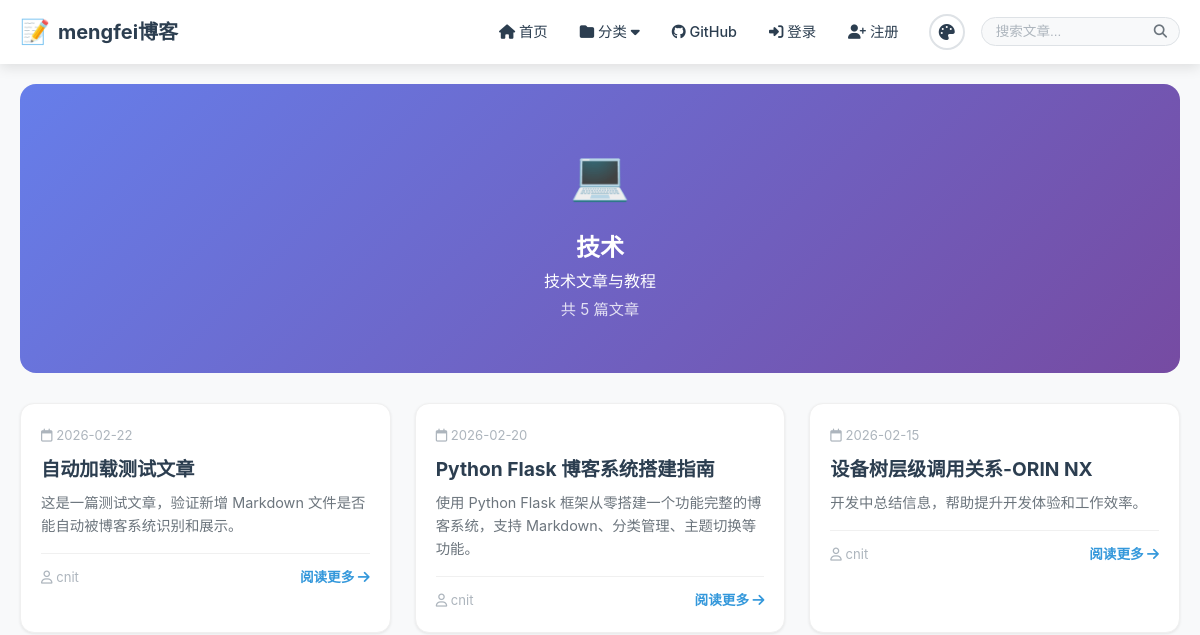
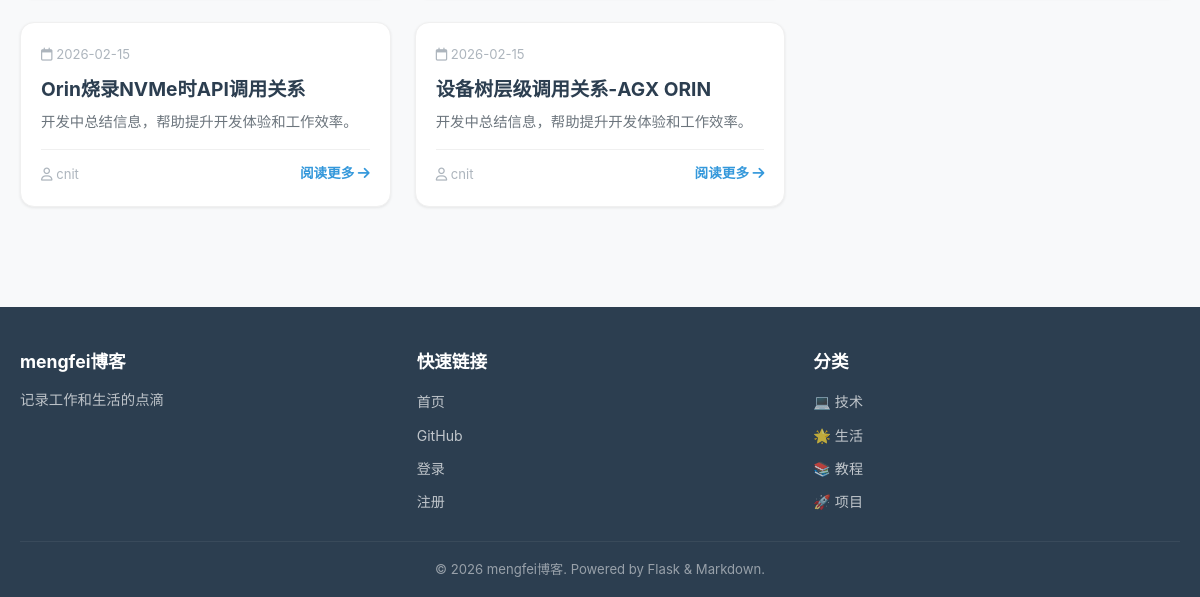
The app's page /category/tech, older data (2 pictures, top to bottom).
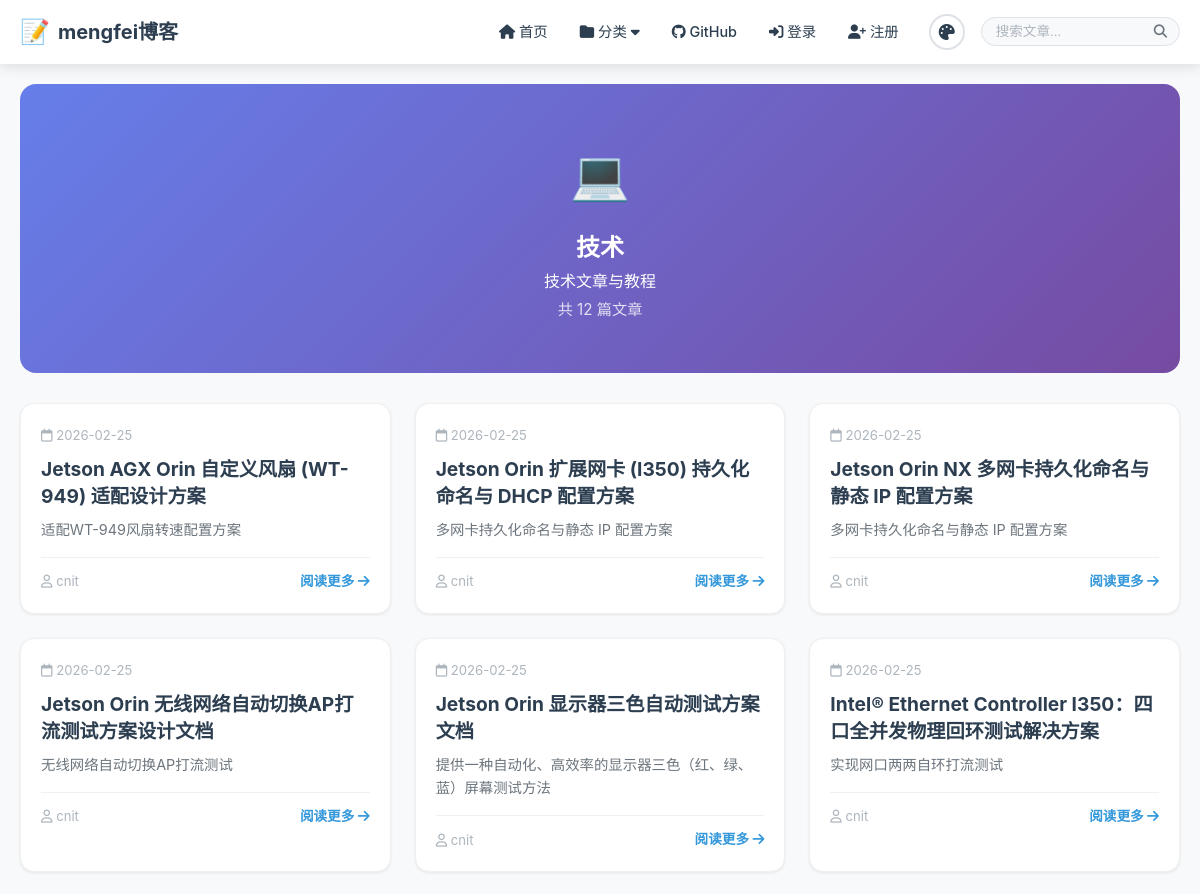
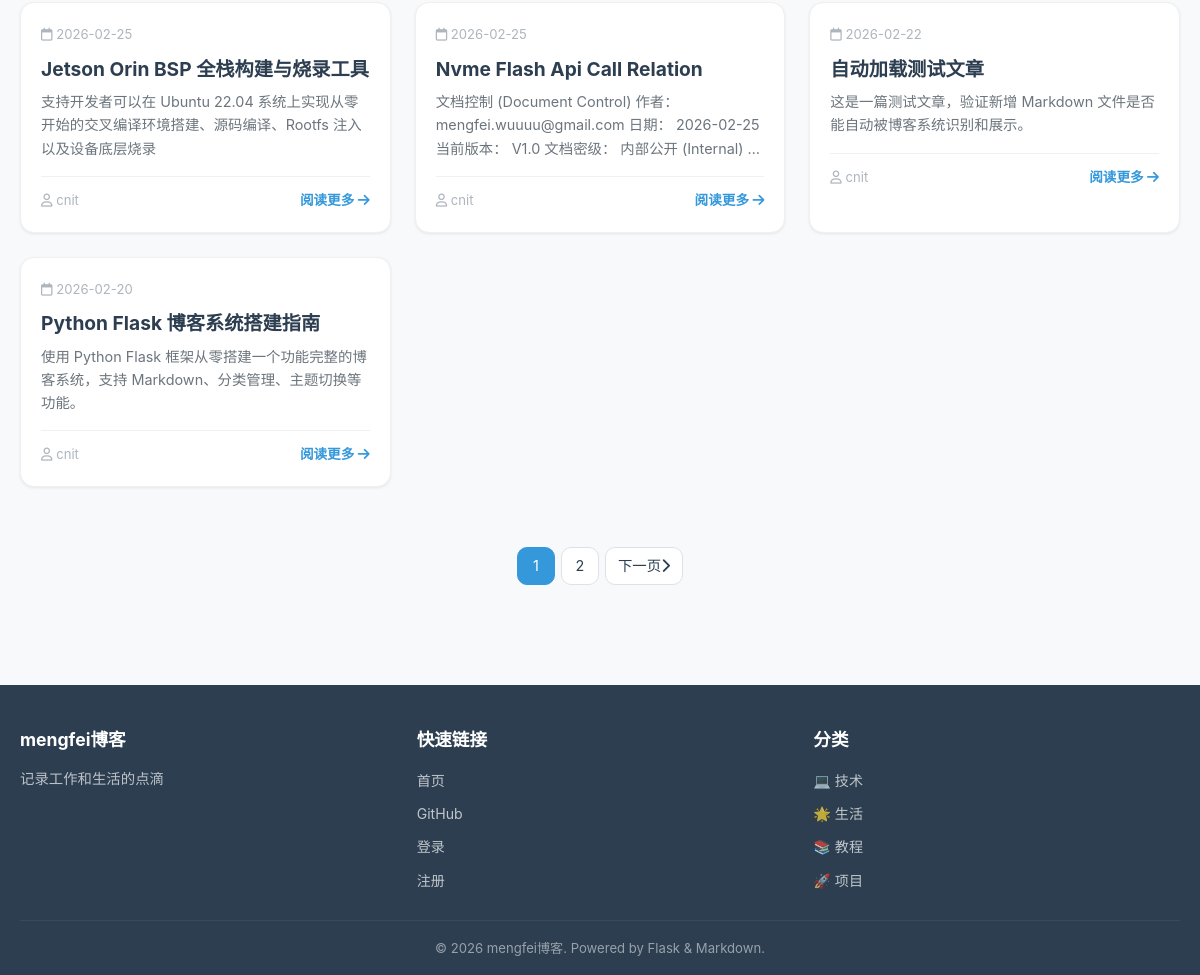
The same page, newer data (2 pictures, top to bottom).
### models/__init__.py (models this page shows, shortened)
class Post(db.Model):
    __tablename__ = 'posts'
    id = db.Column(db.Integer, primary_key=True)
    title = db.Column(db.String(200), nullable=False)
    slug = db.Column(db.String(200), unique=True, nullable=False)
    content = db.Column(db.Text, nullable=False)
    summary = db.Column(db.Text, default='')
    cover_image = db.Column(db.String(256), default='')
    is_published = db.Column(db.Boolean, default=True)
    is_from_file = db.Column(db.Boolean, default=False)
    file_path = db.Column(db.String(500), default='')
    view_count = db.Column(db.Integer, default=0)
    created_at = db.Column(db.DateTime, default=datetime.utcnow, index=True)
    updated_at = db.Column(db.DateTime, default=datetime.utcnow, onupdate=datetime.utcnow)
    author_id = db.Column(db.Integer, db.ForeignKey('users.id'))
    categories = db.relationship('Category', secondary=post_categories,
                                  backref=db.backref('posts', lazy='dynamic'))

class User(UserMixin, db.Model):
    __tablename__ = 'users'
    id = db.Column(db.Integer, primary_key=True)
    username = db.Column(db.String(80), unique=True, nullable=False, index=True)
    email = db.Column(db.String(120), unique=True, nullable=False, index=True)
    password_hash = db.Column(db.String(256), nullable=False)
    avatar = db.Column(db.String(256), default='')
    bio = db.Column(db.Text, default='')
    is_admin = db.Column(db.Boolean, default=False)
    theme = db.Column(db.String(20), default='light')
    created_at = db.Column(db.DateTime, default=datetime.utcnow)
    posts = db.relationship('Post', backref='author', lazy='dynamic')

class Category(db.Model):
    __tablename__ = 'categories'
    id = db.Column(db.Integer, primary_key=True)
    name = db.Column(db.String(50), unique=True, nullable=False)
    slug = db.Column(db.String(50), unique=True, nullable=False)
    description = db.Column(db.Text, default='')
    color = db.Column(db.String(7), default='#3498db')
    icon = db.Column(db.String(50), default='📁')
    order = db.Column(db.Integer, default=0)
    created_at = db.Column(db.DateTime, default=datetime.utcnow)

### app.py (the view)
    @app.route('/category/<slug>')
    def view_category(slug):
        category = Category.query.filter_by(slug=slug).first_or_404()
        page = request.args.get('page', 1, type=int)
        pagination = Post.query.filter(
            Post.is_published == True,
            Post.categories.any(Category.id == category.id)
        ).order_by(Post.created_at.desc()).paginate(
            page=page, per_page=app.config['POSTS_PER_PAGE'], error_out=False
        )
        return render_template('category.html',
                             category=category,
                             posts=pagination.items,
                             pagination=pagination)

### templates/category.html (shortened to what this page needs)
{% extends "base.html" %}
{% block content %}
<div class="container">
    <section class="category-header" style="--cat-color: {{ category.color }}">
        <span class="category-icon-large">{{ category.icon }}</span>
        <h1>{{ category.name }}</h1>
        {% if category.description %}
        <p>{{ category.description }}</p>
        {% endif %}
        <span class="category-count">共 {{ pagination.total }} 篇文章</span>
    </section>
    <section class="posts-grid">
        {% if posts %}
            {% for post in posts %}
            <article class="post-card">
                <div class="post-card-body">
                    <div class="post-card-meta">
                        <span class="post-date">
                            <i class="far fa-calendar"></i>
                            {{ post.created_at.strftime('%Y-%m-%d') }}
                        </span>
                    </div>
                    <h2 class="post-card-title">
                        <a href="{{ url_for('view_post', slug=post.slug) }}">{{ post.title }}</a>
                    </h2>
                    <p class="post-card-summary">{{ post.summary }}</p>
                    <div class="post-card-footer">
                        <span class="post-author">
                            <i class="far fa-user"></i>
                            {{ post.author.username if post.author else '佚名' }}
                        </span>
                        <a href="{{ url_for('view_post', slug=post.slug) }}" class="read-more">
                            阅读更多 <i class="fas fa-arrow-right"></i>
                        </a>
                    </div>
                </div>
            </article>
            {% endfor %}
        {% else %}
            <div class="empty-state">
                <i class="fas fa-folder-open fa-3x"></i>
                <h3>该分类下暂无文章</h3>
            </div>
        {% endif %}
    </section>
    {% if pagination.pages > 1 %}
    <nav class="pagination">
        {% for page_num in pagination.iter_pages() %}
            {% if page_num %}
            <a href="{{ url_for('view_category', slug=category.slug, page=page_num) }}"
               class="page-link {% if page_num == pagination.page %}active{% endif %}">{{ page_num }}</a>
            {% else %}
            <span class="page-ellipsis">...</span>
            {% endif %}
        {% endfor %}
        {% if pagination.has_next %}
        <a href="{{ url_for('view_category', slug=category.slug, page=pagination.next_num) }}" class="page-link">
            下一页 <i class="fas fa-chevron-right"></i>
        </a>
        {% endif %}
    </nav>
    {% endif %}
</div>
{% endblock %}

### templates/base.html (shortened to what the changed rows need)
<!DOCTYPE html>
<html lang="zh-CN" data-theme="{{ current_theme }}">
<head>
    <link rel="stylesheet" href="{{ url_for('static', filename='css/style.css') }}">
    <link rel="stylesheet" href="{{ url_for('static', filename='css/markdown.css') }}">
    <link rel="stylesheet" href="https://cdnjs.cloudflare.com/ajax/libs/font-awesome/6.5.0/css/all.min.css">
</head>
<body>
    <main class="main-content">
        {% block content %}{% endblock %}
    </main>
    <footer class="footer">
        <div class="container">
            <div class="footer-content">
                <div class="footer-section">
                    <ul>
                        {% for cat in all_categories[:5] %}
                        <li><a href="{{ url_for('view_category', slug=cat.slug) }}">{{ cat.icon }} {{ cat.name }}</a></li>
                        {% endfor %}
                    </ul>
                </div>
            </div>
        </div>
    </footer>
</body>
</html>

Row changes from the older to the newer data that the page shows:
removed Post: created_at "2026-02-15", title "设备树层级调用关系-ORIN NX", summary "开发中总结信息，帮助提升开发体验和工作效率。", author "cnit"
removed Post: created_at "2026-02-15", title "Orin烧录NVMe时API调用关系", summary "开发中总结信息，帮助提升开发体验和工作效率。", author "cnit"
removed Post: created_at "2026-02-15", title "设备树层级调用关系-AGX ORIN", summary "开发中总结信息，帮助提升开发体验和工作效率。", author "cnit"
added Post: created_at "2026-02-25", title "Jetson AGX Orin 自定义风扇 (WT-949) 适配设计方案", summary "适配WT-949风扇转速配置方案", author "cnit"
added Post: created_at "2026-02-25", title "Jetson Orin 扩展网卡 (I350) 持久化命名与 DHCP 配置方案", summary "多网卡持久化命名与静态 IP 配置方案", author "cnit"
added Post: created_at "2026-02-25", title "Jetson Orin NX 多网卡持久化命名与静态 IP 配置方案", summary "多网卡持久化命名与静态 IP 配置方案", author "cnit"
added Post: created_at "2026-02-25", title "Jetson Orin 无线网络自动切换AP打流测试方案设计文档", summary "无线网络自动切换AP打流测试", author "cnit"
added Post: created_at "2026-02-25", title "Jetson Orin 显示器三色自动测试方案文档", summary "提供一种自动化、高效率的显示器三色（红、绿、蓝）屏幕测试方法", author "cnit"
added Post: created_at "2026-02-25", title "Intel® Ethernet Controller I350：四口全并发物理回环测试解决方案", summary "实现网口两两自环打流测试", author "cnit"
added Post: created_at "2026-02-25", title "Jetson Orin BSP 全栈构建与烧录工具", summary "支持开发者可以在 Ubuntu 22.04 系统上实现从零开始的交叉编译环境搭建、源码编译、Rootfs 注入以及设备底层烧录", author "cnit"
added Post: created_at "2026-02-25", title "Nvme Flash Api Call Relation", summary "文档控制 (Document Control) 作者： mengfei.wuuuu@gmail.com 日期： 2026-02-25 当前版本： V1.0 文档密级： 内部公开…", author "cnit"
Text that changed along with them:
{{ pagination.total }}: "5" → "12"
new list line: "1"
new list line: "2"
text now shown: "下一页"
